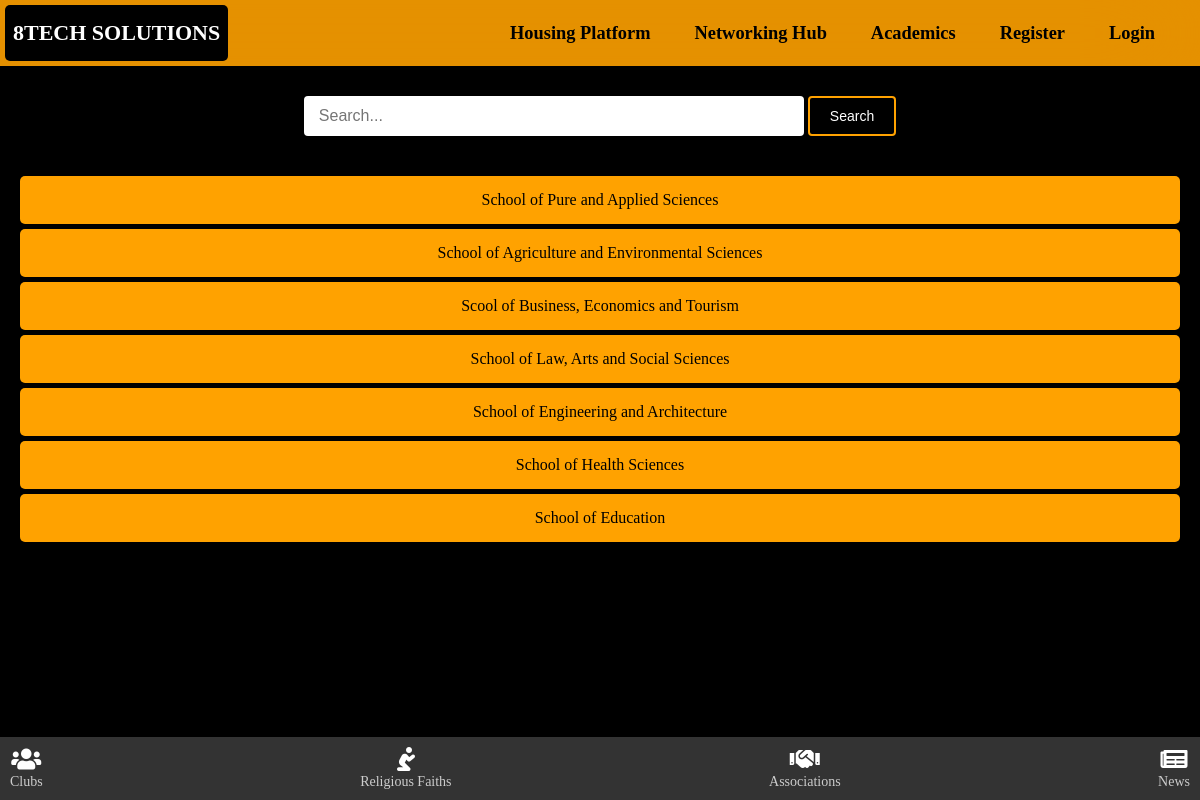
The page /academic on the database its author committed.
### academic/models.py (models this page shows, shortened)
class School(models.Model):
    school_name = models.CharField(max_length=200)

### academic/views.py (the view)
# urls.py: path('academic', views.academic, name='academic'),
def academic(request):
    schools = School.objects.filter()
    departments = Department.objects.filter()
    courses = Course.objects.filter()
    context = {'schools': schools, 'departments': departments, 'courses': courses}
    return render(request, 'academic/academic.html', context)

### academic/templates/academic/academic.html (shortened to what this page needs)
{% extends 'main.html' %}
{% load static %}
{% block content %}
  <body class="home">
    <div class="academics">
      <form action="">
        <div class="search-container">
            <input type="text" name="q" class="search-box" placeholder="Search...">
            <button class="search-btn">Search</button>
        </div>
      </form>
      <div class="school">
        <div class="accordion">
          {% for school in schools %}
            <div class="accordion-item">
                <div class="accordion-header">{{ school.school_name }}</div>
            </div>
          {% endfor %}
        </div>
      </div>
  </body>
{% endblock %}

### static/styles/main.css (style rules this page uses)
* { margin: 0; padding: 0; box-sizing: border-box; text-decoration: none; }
.search-container { text-align: center; }
.search-box { margin-top: 6rem; margin-bottom: 30px; padding: 11px 15px; width: 50%; max-width: 500px; border: none; border-radius: 4px; font-size: 15px; }
.search-btn { padding: 11px 20px; background-color: #ffa200; color: #fff; border: none; border-radius: 4px; cursor: pointer; font-size: 14px; }

### rows shown on the page
School: school_name "School of Pure and Applied Sciences"
School: school_name "School of Agriculture and Environmental Sciences"
School: school_name "Scool of Business, Economics and Tourism"
School: school_name "School of Law, Arts and Social Sciences"
School: school_name "School of Engineering and Architecture"
School: school_name "School of Health Sciences"
School: school_name "School of Education"
